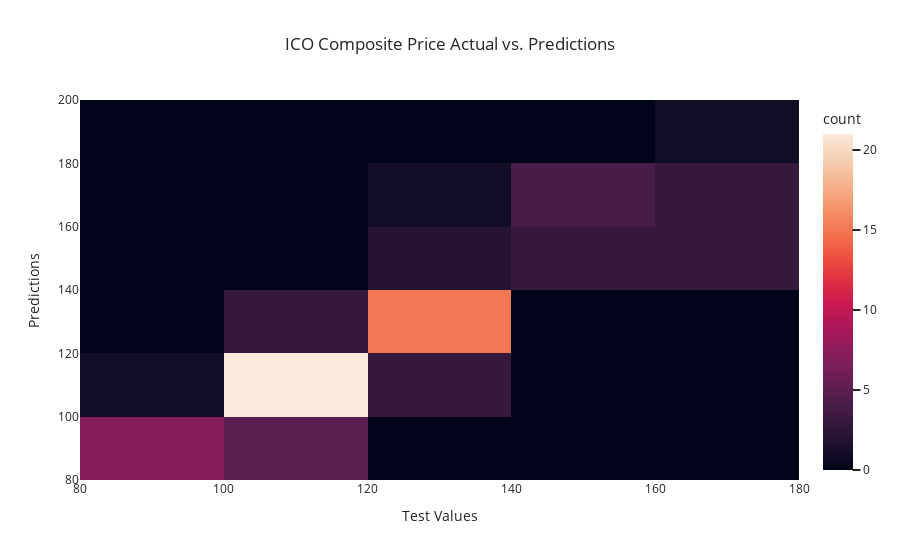

Write notebook code for a chart like this one.
### Code cell
import plotly.express as px
fig = px.density_heatmap(heatmap_df, x="Test Values", y="Predictions", template="seaborn", title="ICO Composite Price Actual vs. Predictions")
fig.show()

### Figure 1 — Plotly figure (JSON) as saved in the notebook; plotly's stock layout.template omitted (floating-point values rounded to 4 significant figures)
{"data": [{"coloraxis": "coloraxis", "hovertemplate": "Test Values=%{x}<br>Predictions=%{y}<br>count=%{z}<extra></extra>", "name": "", "type": "histogram2d", "x": [110.8, 137.8, 165.0, 170.6, 163.9, 151.9, 152.5, 163.1, 161.8, 172.9, 162.2, 150.7, 148.2, 141.1, 127.0, 129.0, 123.5, 125.0, 119.8, 121.2, 113.1, 118.4, 115.0, 114.6, 110.9, 111.8, 117.8, 117.9, 119.9, 127.0, 133.0, 131, 138.2, 142.7, 145.8, 131.7, 139.1, 137.7, 134.1, 130.4, 125.4, 122.4, 127.3, 128.2, 124.5, 120.0, 117.3, 114, 115.6, 114.2, 113.0, 112.6, 113.3, 110.4, 107.2, 102.4, 98.17, 111.2, 109.6, 100.6, 101.6, 100.7, 97.5, 94.42, 93.33, 99.97, 103.0, 96.07, 97.74, 97.35, 107.2, 117.4], "xaxis": "x", "xbingroup": "x", "y": [108.0, 105.9, 142.2, 161.6, 149.1, 161.6, 152.2, 162.7, 159.6, 173.9, 184.3, 172.9, 147.1, 151.3, 132.7, 117.6, 127.0, 125.3, 126.8, 125.0, 118.9, 115.7, 126.2, 118.1, 118.2, 137.8, 107.0, 99.58, 99.58, 119.7, 129.0, 131.1, 126.7, 165.0, 166.9, 159.1, 131.4, 136.2, 165.0, 132.6, 132.8, 126.9, 138.8, 133.0, 142.2, 120.0, 118.0, 116.4, 103.8, 114.4, 103.8, 117.5, 117.4, 115.7, 105.9, 110.2, 96.53, 99.78, 111.8, 105.8, 97.63, 98.2, 97.63, 92.76, 90.01, 94.19, 102.7, 108.4, 95.52, 92.36, 101.2, 102.4], "yaxis": "y", "ybingroup": "y"}], "layout": {"coloraxis": {"colorbar": {"title": {"text": "count"}}, "colorscale": [[0, "rgb(2,4,25)"], [0.0625, "rgb(24,15,41)"], [0.125, "rgb(47,23,57)"], [0.1875, "rgb(71,28,72)"], [0.25, "rgb(97,30,82)"], [0.3125, "rgb(123,30,89)"], [0.375, "rgb(150,27,91)"], [0.4375, "rgb(177,22,88)"], [0.5, "rgb(203,26,79)"], [0.5625, "rgb(223,47,67)"], [0.625, "rgb(236,76,61)"], [0.6875, "rgb(242,107,73)"], [0.75, "rgb(244,135,95)"], [0.8125, "rgb(245,162,122)"], [0.875, "rgb(246,188,153)"], [0.9375, "rgb(247,212,187)"], [1, "rgb(250,234,220)"]]}, "legend": {"tracegroupgap": 0}, "title": {"text": "ICO Composite Price Actual vs. Predictions"}, "xaxis": {"anchor": "y", "domain": [0, 1], "title": {"text": "Test Values"}}, "yaxis": {"anchor": "x", "domain": [0, 1], "title": {"text": "Predictions"}}}}
